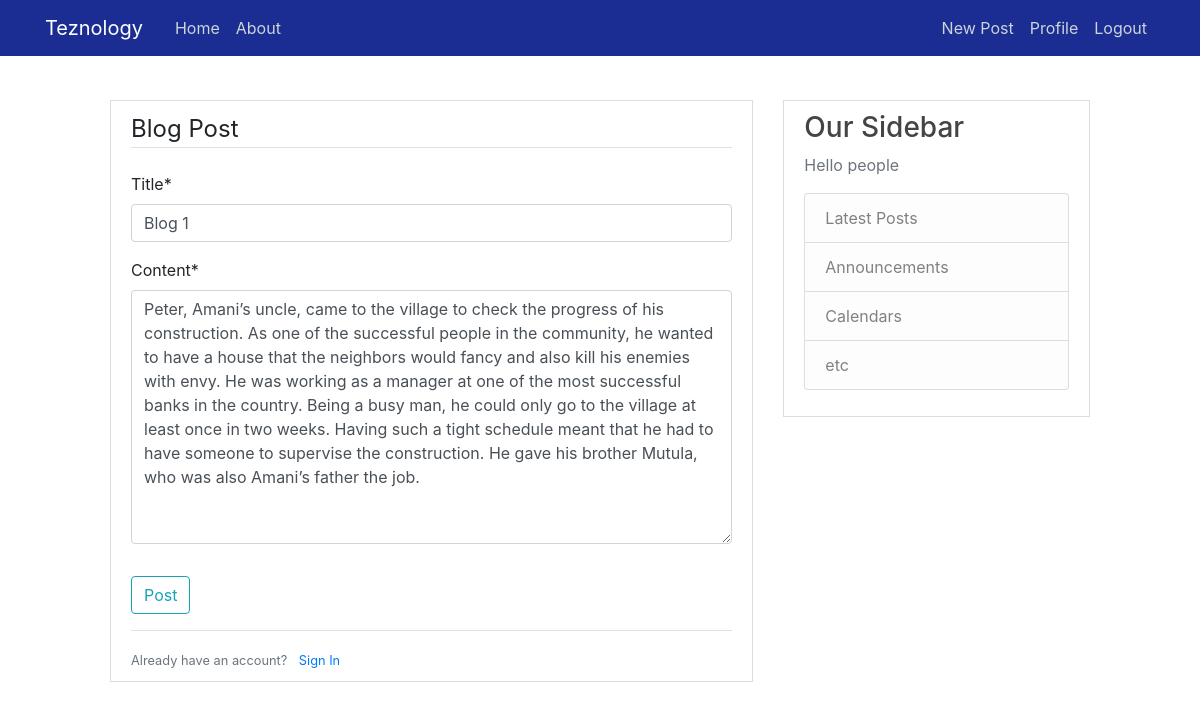
The app's page /post/1/update/ (signed in) with its own data.
### one/models.py (models this page shows, shortened)
class Post(models.Model):
    title = models.CharField(max_length=100)
    content = models.TextField()
    date_posted = models.DateTimeField(default=timezone.now)
    author = models.ForeignKey(User, on_delete=models.CASCADE)

### one/views.py (the view, shortened to what this page needs)
# urls.py: path('post/<int:pk>/update/', PostUpdateView.as_view(), name='post-update'),
class PostUpdateView(LoginRequiredMixin, UserPassesTestMixin, UpdateView):
    model = Post
    fields = ['title', 'content']
    def test_func(self):
        post = self.get_object()
        if self.request.user == post.author:
            return True
        return False

### one/templates/one/post_form.html (shortened to what this page needs)
{% extends "one/base.html" %}
{% load crispy_forms_tags %}
{% block content %}
    <div class="content-section">
        <form method="POST">
            <fieldset class="form-group">
                <legend class="border-bottom mb-4">
                    Blog Post
                </legend>
                {{ form|crispy }}
            </fieldset>
            <div class="form-group">
                <button class="btn btn-outline-info" type="submit">Post</button>
            </div>
        </form>
        <div class="border-top pt-3">
            <small class='text-muted'>Already have an account? <a href="{% url 'login' %}" class="ml-2">Sign In</a></small>
        </div>
    </div>
{% endblock content %}

### one/static/one/style.css (style rules this page uses)
a { text-decoration: none; }
.content-section { margin-top: 50px; background: #ffffff; padding: 10px 20px; border: 1px solid #dddddd; }

### records on screen
Post: title "Blog 1", content "Peter, Amani’s uncle, came to the village to check the progress of his construction. As one of the successful people in the community, he wanted to have a house that the neighbors would fancy and also kill his enemies with envy. He was working as a manager at one of the most successful banks in the country. Being a busy man, he could only go to the village at least once in two weeks. Having such a tight schedule meant that he had to have someone to supervise the construction. He gave his brother Mutula, who was also Amani’s father the job."
